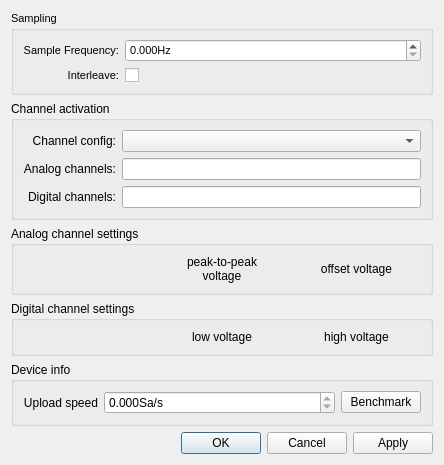
<?xml version="1.0" encoding="UTF-8"?>
<ui version="4.0">
 <class>Dialog</class>
 <widget class="QDialog" name="Dialog">
  <property name="geometry">
   <rect>
    <x>0</x>
    <y>0</y>
    <width>444</width>
    <height>406</height>
   </rect>
  </property>
  <property name="windowTitle">
   <string>Pulse Generator Settings</string>
  </property>
  <layout class="QVBoxLayout" name="verticalLayout">
   <item>
    <widget class="QGroupBox" name="groupBox">
     <property name="font">
      <font>
       <pointsize>8</pointsize>
      </font>
     </property>
     <property name="title">
      <string>Sampling</string>
     </property>
     <property name="flat">
      <bool>false</bool>
     </property>
     <property name="checkable">
      <bool>false</bool>
     </property>
     <layout class="QGridLayout" name="gridLayout_2">
      <item row="1" column="0">
       <widget class="QLabel" name="label">
        <property name="text">
         <string>Interleave:</string>
        </property>
        <property name="alignment">
         <set>Qt::AlignRight|Qt::AlignTrailing|Qt::AlignVCenter</set>
        </property>
       </widget>
      </item>
      <item row="1" column="1">
       <widget class="QCheckBox" name="gen_use_interleave_CheckBox">
        <property name="layoutDirection">
         <enum>Qt::LeftToRight</enum>
        </property>
        <property name="text">
         <string/>
        </property>
       </widget>
      </item>
      <item row="0" column="1">
       <widget class="ScienDSpinBox" name="gen_sample_freq_DSpinBox">
        <property name="sizePolicy">
         <sizepolicy hsizetype="Expanding" vsizetype="Fixed">
          <horstretch>0</horstretch>
          <verstretch>0</verstretch>
         </sizepolicy>
        </property>
        <property name="minimumSize">
         <size>
          <width>0</width>
          <height>0</height>
         </size>
        </property>
        <property name="maximumSize">
         <size>
          <width>16777215</width>
          <height>16777215</height>
         </size>
        </property>
        <property name="alignment">
         <set>Qt::AlignLeading|Qt::AlignLeft|Qt::AlignVCenter</set>
        </property>
        <property name="readOnly">
         <bool>false</bool>
        </property>
        <property name="buttonSymbols">
         <enum>QAbstractSpinBox::UpDownArrows</enum>
        </property>
        <property name="keyboardTracking">
         <bool>true</bool>
        </property>
        <property name="suffix">
         <string>Hz</string>
        </property>
        <property name="decimals">
         <number>3</number>
        </property>
        <property name="maximum">
         <double>100000.000000000000000</double>
        </property>
       </widget>
      </item>
      <item row="0" column="0">
       <widget class="QLabel" name="sample_freq_label">
        <property name="maximumSize">
         <size>
          <width>16777215</width>
          <height>16777215</height>
         </size>
        </property>
        <property name="text">
         <string>Sample Frequency:</string>
        </property>
        <property name="alignment">
         <set>Qt::AlignRight|Qt::AlignTrailing|Qt::AlignVCenter</set>
        </property>
       </widget>
      </item>
     </layout>
    </widget>
   </item>
   <item>
    <widget class="QGroupBox" name="groupBox_2">
     <property name="title">
      <string>Channel activation</string>
     </property>
     <layout class="QGridLayout" name="gridLayout_3">
      <item row="0" column="0">
       <widget class="QLabel" name="chan_conf_label">
        <property name="text">
         <string>Channel config:</string>
        </property>
        <property name="alignment">
         <set>Qt::AlignRight|Qt::AlignTrailing|Qt::AlignVCenter</set>
        </property>
       </widget>
      </item>
      <item row="1" column="0">
       <widget class="QLabel" name="ana_chan_label">
        <property name="text">
         <string>Analog channels:</string>
        </property>
        <property name="alignment">
         <set>Qt::AlignRight|Qt::AlignTrailing|Qt::AlignVCenter</set>
        </property>
       </widget>
      </item>
      <item row="0" column="1">
       <widget class="QComboBox" name="gen_activation_config_ComboBox">
        <property name="enabled">
         <bool>true</bool>
        </property>
        <property name="sizePolicy">
         <sizepolicy hsizetype="Expanding" vsizetype="Fixed">
          <horstretch>0</horstretch>
          <verstretch>0</verstretch>
         </sizepolicy>
        </property>
        <property name="minimumSize">
         <size>
          <width>0</width>
          <height>0</height>
         </size>
        </property>
        <property name="maximumSize">
         <size>
          <width>16777215</width>
          <height>16777215</height>
         </size>
        </property>
        <property name="editable">
         <bool>false</bool>
        </property>
       </widget>
      </item>
      <item row="2" column="0">
       <widget class="QLabel" name="digi_chan_label">
        <property name="text">
         <string>Digital channels:</string>
        </property>
        <property name="alignment">
         <set>Qt::AlignRight|Qt::AlignTrailing|Qt::AlignVCenter</set>
        </property>
       </widget>
      </item>
      <item row="1" column="1">
       <widget class="QLineEdit" name="gen_analog_channels_lineEdit">
        <property name="sizePolicy">
         <sizepolicy hsizetype="Expanding" vsizetype="Fixed">
          <horstretch>0</horstretch>
          <verstretch>0</verstretch>
         </sizepolicy>
        </property>
        <property name="minimumSize">
         <size>
          <width>0</width>
          <height>0</height>
         </size>
        </property>
        <property name="maximumSize">
         <size>
          <width>16777215</width>
          <height>16777215</height>
         </size>
        </property>
        <property name="text">
         <string/>
        </property>
        <property name="readOnly">
         <bool>true</bool>
        </property>
       </widget>
      </item>
      <item row="2" column="1">
       <widget class="QLineEdit" name="gen_digital_channels_lineEdit">
        <property name="sizePolicy">
         <sizepolicy hsizetype="Expanding" vsizetype="Fixed">
          <horstretch>0</horstretch>
          <verstretch>0</verstretch>
         </sizepolicy>
        </property>
        <property name="minimumSize">
         <size>
          <width>0</width>
          <height>0</height>
         </size>
        </property>
        <property name="maximumSize">
         <size>
          <width>16777215</width>
          <height>16777215</height>
         </size>
        </property>
        <property name="readOnly">
         <bool>true</bool>
        </property>
       </widget>
      </item>
     </layout>
    </widget>
   </item>
   <item>
    <widget class="QGroupBox" name="ach_groupBox">
     <property name="title">
      <string>Analog channel settings</string>
     </property>
     <layout class="QGridLayout" name="gridLayout">
      <item row="0" column="1">
       <widget class="QLabel" name="label_4">
        <property name="text">
         <string>peak-to-peak
voltage</string>
        </property>
        <property name="alignment">
         <set>Qt::AlignCenter</set>
        </property>
       </widget>
      </item>
      <item row="0" column="2">
       <widget class="QLabel" name="label_5">
        <property name="text">
         <string>offset voltage</string>
        </property>
        <property name="alignment">
         <set>Qt::AlignCenter</set>
        </property>
       </widget>
      </item>
      <item row="0" column="0">
       <widget class="QLabel" name="label_2">
        <property name="text">
         <string/>
        </property>
       </widget>
      </item>
     </layout>
    </widget>
   </item>
   <item>
    <widget class="QGroupBox" name="dch_groupBox">
     <property name="title">
      <string>Digital channel settings</string>
     </property>
     <layout class="QGridLayout" name="gridLayout_4">
      <item row="0" column="2">
       <widget class="QLabel" name="label_7">
        <property name="text">
         <string>high voltage</string>
        </property>
        <property name="alignment">
         <set>Qt::AlignCenter</set>
        </property>
       </widget>
      </item>
      <item row="0" column="1">
       <widget class="QLabel" name="label_6">
        <property name="text">
         <string>low voltage</string>
        </property>
        <property name="alignment">
         <set>Qt::AlignCenter</set>
        </property>
       </widget>
      </item>
      <item row="0" column="0">
       <widget class="QLabel" name="label_3">
        <property name="text">
         <string/>
        </property>
        <property name="alignment">
         <set>Qt::AlignRight|Qt::AlignTrailing|Qt::AlignVCenter</set>
        </property>
       </widget>
      </item>
     </layout>
    </widget>
   </item>
   <item>
    <widget class="QGroupBox" name="devinfoBox">
     <property name="title">
      <string>Device info</string>
     </property>
     <layout class="QGridLayout" name="gridLayout_5">
      <item row="0" column="0" alignment="Qt::AlignLeft">
       <widget class="QLabel" name="label_8">
        <property name="text">
         <string>Upload speed</string>
        </property>
        <property name="alignment">
         <set>Qt::AlignRight|Qt::AlignTrailing|Qt::AlignVCenter</set>
        </property>
       </widget>
      </item>
      <item row="0" column="1">
       <widget class="ScienDSpinBox" name="upload_speed_DSpinBox">
        <property name="enabled">
         <bool>true</bool>
        </property>
        <property name="sizePolicy">
         <sizepolicy hsizetype="Expanding" vsizetype="Fixed">
          <horstretch>0</horstretch>
          <verstretch>0</verstretch>
         </sizepolicy>
        </property>
        <property name="minimumSize">
         <size>
          <width>0</width>
          <height>0</height>
         </size>
        </property>
        <property name="maximumSize">
         <size>
          <width>16777215</width>
          <height>16777215</height>
         </size>
        </property>
        <property name="alignment">
         <set>Qt::AlignLeading|Qt::AlignLeft|Qt::AlignVCenter</set>
        </property>
        <property name="readOnly">
         <bool>true</bool>
        </property>
        <property name="buttonSymbols">
         <enum>QAbstractSpinBox::UpDownArrows</enum>
        </property>
        <property name="keyboardTracking">
         <bool>true</bool>
        </property>
        <property name="suffix">
         <string>Sa/s</string>
        </property>
        <property name="decimals">
         <number>3</number>
        </property>
        <property name="maximum">
         <double>1000000000.000000000000000</double>
        </property>
        <property name="singleStep">
         <double>0.000000000000000</double>
        </property>
       </widget>
      </item>
      <item row="0" column="2">
       <widget class="QPushButton" name="trigger_pg_benchmark">
        <property name="text">
         <string>Benchmark</string>
        </property>
       </widget>
      </item>
     </layout>
    </widget>
   </item>
   <item>
    <widget class="QDialogButtonBox" name="buttonBox">
     <property name="orientation">
      <enum>Qt::Horizontal</enum>
     </property>
     <property name="standardButtons">
      <set>QDialogButtonBox::Apply|QDialogButtonBox::Cancel|QDialogButtonBox::Ok</set>
     </property>
    </widget>
   </item>
  </layout>
 </widget>
 <customwidgets>
  <customwidget>
   <class>ScienDSpinBox</class>
   <extends>QDoubleSpinBox</extends>
   <header>qtwidgets.scientific_spinbox.h</header>
  </customwidget>
 </customwidgets>
 <tabstops>
  <tabstop>gen_sample_freq_DSpinBox</tabstop>
  <tabstop>gen_use_interleave_CheckBox</tabstop>
  <tabstop>gen_activation_config_ComboBox</tabstop>
  <tabstop>gen_analog_channels_lineEdit</tabstop>
  <tabstop>gen_digital_channels_lineEdit</tabstop>
 </tabstops>
 <resources/>
 <connections>
  <connection>
   <sender>buttonBox</sender>
   <signal>accepted()</signal>
   <receiver>Dialog</receiver>
   <slot>accept()</slot>
   <hints>
    <hint type="sourcelabel">
     <x>248</x>
     <y>254</y>
    </hint>
    <hint type="destinationlabel">
     <x>157</x>
     <y>274</y>
    </hint>
   </hints>
  </connection>
  <connection>
   <sender>buttonBox</sender>
   <signal>rejected()</signal>
   <receiver>Dialog</receiver>
   <slot>reject()</slot>
   <hints>
    <hint type="sourcelabel">
     <x>316</x>
     <y>260</y>
    </hint>
    <hint type="destinationlabel">
     <x>286</x>
     <y>274</y>
    </hint>
   </hints>
  </connection>
 </connections>
</ui>
